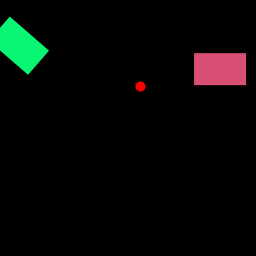
Frame 1 (no input)
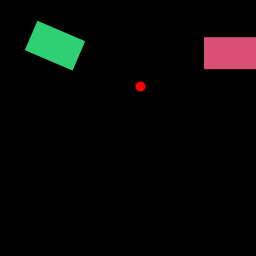
Frame 60 (the mouse pressed at the canvas centre just before this capture)
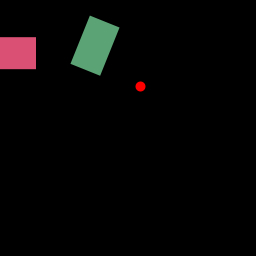
Frame 120 (the mouse held since frame 60 and released just before this capture)

The Processing sketch that drew these frames (run headless with seeded random() and noise(); from frame 60 on, the mouse is pressed at the canvas centre):

// Processing sketch: esercizio_blocco
// ── esercizio_blocco.pde
Block bl;
Block b2;
AmazingBlock ab;
float x,y;
int v;
color c;
int w,h;
int r,g,b;
float a;

void setup(){
  size(256,256);
  w = int(random(20,70));
  h = int(random(20,70));
  v = 5;
  x=random(0,width-w);
  y=random(0,height-h);
  r=int(random(0,255));
  g=int(random(0,255));
  b=int(random(0,255));
  c = color(r,g,b);
  bl = new Block(x,y,w,h,v,c);
  b2 = new Block();
  x=random(0,width-w);
  y=random(0,height-h);
  a = random(0,255);
  ab = new AmazingBlock(x,y,w,h,v,c,a);
}

void draw(){
  background(0);
  bl.display();
  b2.point_break();
  ab.display();
}

void keyPressed(){
  if(key=='R' || key=='r')
    setup();
  if(key=='S' || key=='s')
    stop();
  if(key=='l' || key=='L')
    loop();
  if(key=='n' || key=='N')
    noLoop();
  if(key=='q' || key=='Q')
    exit();
}


  

// ── AmazingBlock.pde
class AmazingBlock extends Block{
  float a;
  float b;
  AmazingBlock(float posx, float posy, int w, int h, int speed, color c, float angle){
    super(posx,posy,w,h,speed,c);
    b = blue(c);
    this.a=angle;
  }
  
  void body(){
    rectMode(CENTER);
    noStroke();
    fill(a%256,255-a%256,b);
    rect(0,0,w,h);
  }
  
  void rotation(){
    translate(x,y);
    rotate(a);
    a+=5;
  }
  
  void display(){
    rotation();
    move();
    body();
  }
}

// ── Block.pde
class Block{
  float x, y;
  int w, h, sx;
  color c;
  Block(float posx, float posy, int w, int h, int speed, color c){
    this.x=posx;
    this.y=posy;
    this.w=w;
    this.h=h;
    this.sx=speed;
    this.c=c;
  }
  
  Block(){
    this.x=random(0,width);
    this.y=random(0,height);
  }
  
  void point_break(){
    stroke(255,0,0);
    strokeWeight(10);
    point(x,y);
  }
  
  void body(){
    noStroke();
    fill(c);
    rect(x,y,w,h);
  }
  
  void move(){
    if(x>=width)
      x=0;
    x+=sx;
  }
  
  void display(){
    body();
    move();
  }
}
